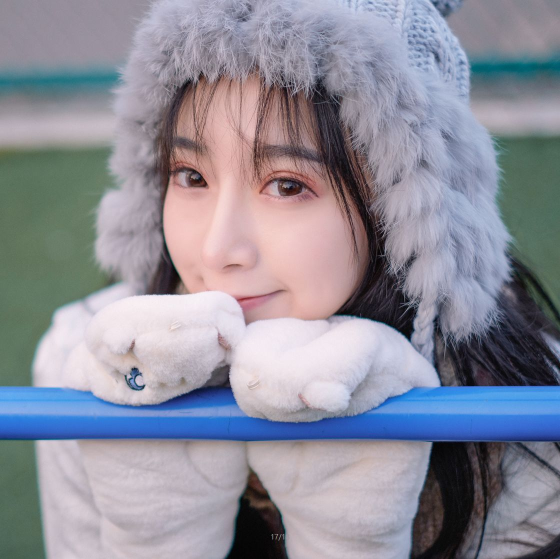
//> input picture opencvtest/girl.jpg, 1120 x 1118 px (shown at 1/2 size)
$ ./main   (built with g++ and OpenCV 4)
//> lines starting //> are read from the running program, lines starting //| are printed output that depends on the picture; after the words box and inside, x2 and y2 are one past the last pixel; in counts of white or black regions, pixels touching at a corner belong together
#include<iostream>
#include<opencv2/opencv.hpp>
using namespace std;
using namespace cv;
Mat laplans(Mat src);
int main(void) {
	Mat src, dst;
	const char input[] = "Input image";
	const char output[] = "Output image";
	src = imread("..\\girl.jpg");
//> src is the input picture: 1118 rows x 1120 cols, CV_8UC3; mean B, G, R 154.1, 141.6, 141.7
	//src = imread("..\\100.jpg");
	if (src.empty()) {
		cout << "Loading image failed!" << endl;
		waitKey(0);
		return -1;
	}
	pyrDown(src, src, Size(src.cols / 2, src.rows / 2));
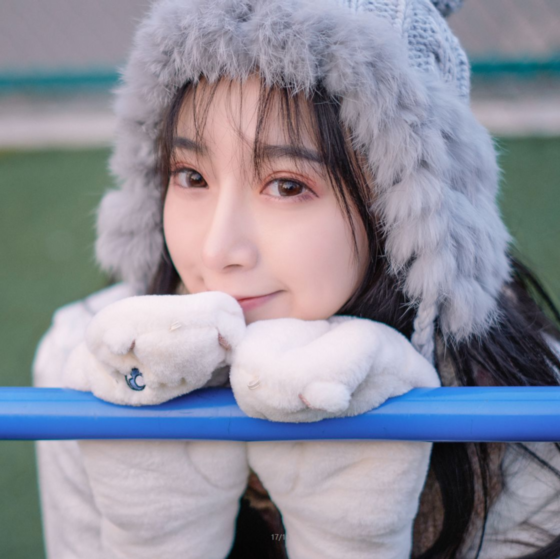
//> src: 559 rows x 560 cols, CV_8UC3; mean B, G, R 154.1, 141.7, 141.7
	namedWindow(input, WINDOW_AUTOSIZE);
	namedWindow(output, WINDOW_AUTOSIZE);
	dst = laplans(src);
	imshow(input, src);
	imshow(output, dst);
	waitKey(0);
	return 0;
}
Mat laplans(Mat src) {
	Mat dst_gray,dst;
	GaussianBlur(src, dst_gray, Size(3, 3), 0, 0);
	cvtColor(dst_gray, dst_gray, COLOR_BGR2GRAY);
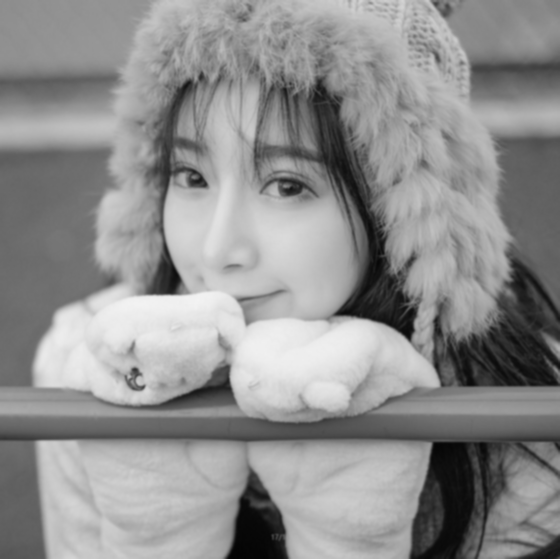
//> dst_gray: 559 rows x 560 cols, CV_8UC1; min 4, max 243, mean 143.1
	Laplacian(dst_gray, dst, CV_16S, 5);
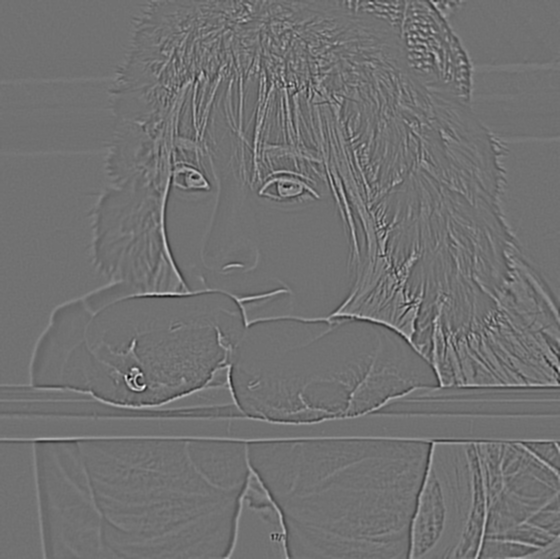
//> dst: 559 rows x 560 cols, CV_16SC1; min -2276, max 2828, mean 0; drawn with min black and max white
	convertScaleAbs(dst, dst);
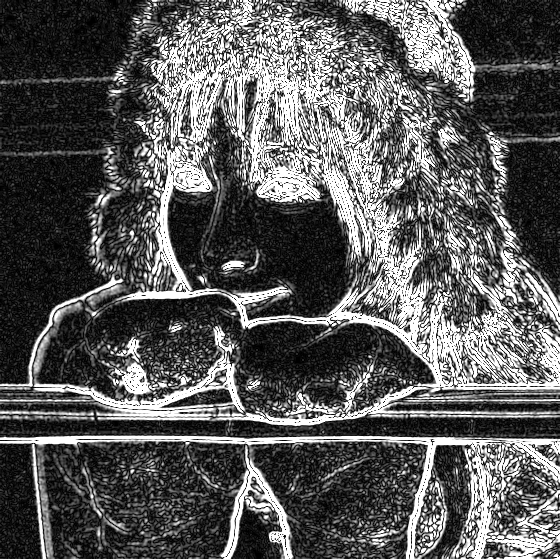
//> dst: 559 rows x 560 cols, CV_8UC1; min 0, max 255, mean 89.3
	threshold(dst, dst, 0, 255, THRESH_OTSU | THRESH_BINARY);
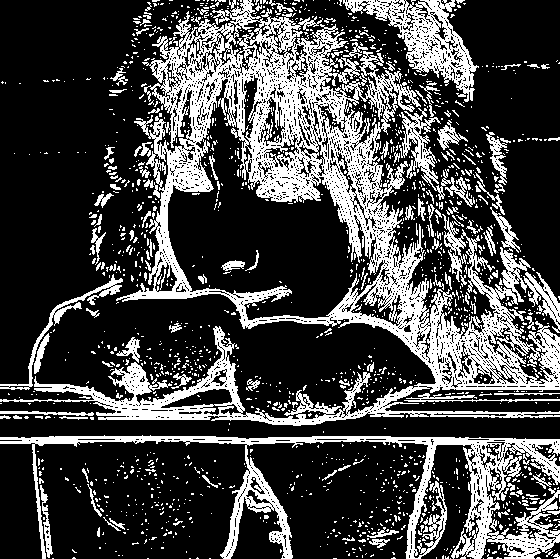
//> dst: 559 rows x 560 cols, CV_8UC1; 27.4% white; 1619 white regions (1476 under 20 px), largest, box (x1, y1, x2, y2) and area: (0, 0, 560, 426) 51429, (0, 435, 560, 559) 12686, (343, 0, 479, 102) 4256
	//adaptiveThreshold(dst, dst, 255, ADAPTIVE_THRESH_GAUSSIAN_C, THRESH_BINARY, 3,0);
	return dst;
}

$ run again, with opencvtest/100.jpg copied over opencvtest/girl.jpg
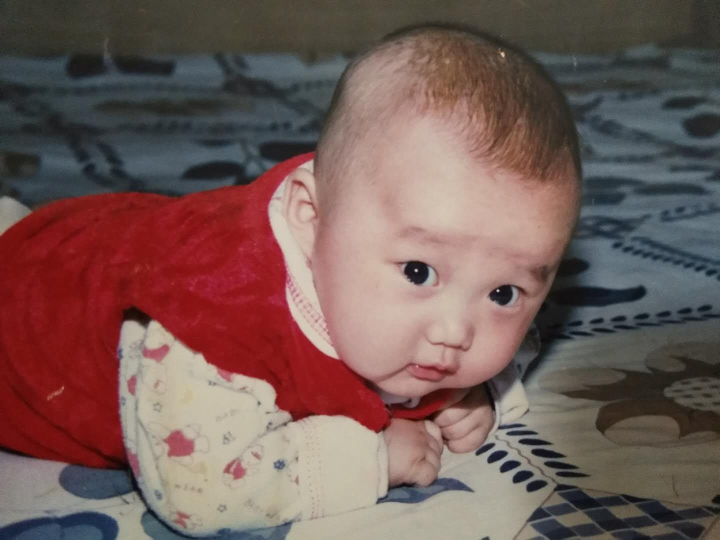
//> input picture opencvtest/100.jpg, 1440 x 1080 px (shown at 1/2 size)
//> src is the input picture: 1080 rows x 1440 cols, CV_8UC3; mean B, G, R 86.2, 90.5, 115.8
//> src: 540 rows x 720 cols, CV_8UC3
//> in laplans, `cvtColor(dst_gray, dst_gray, COLOR_BGR2GRAY);`:
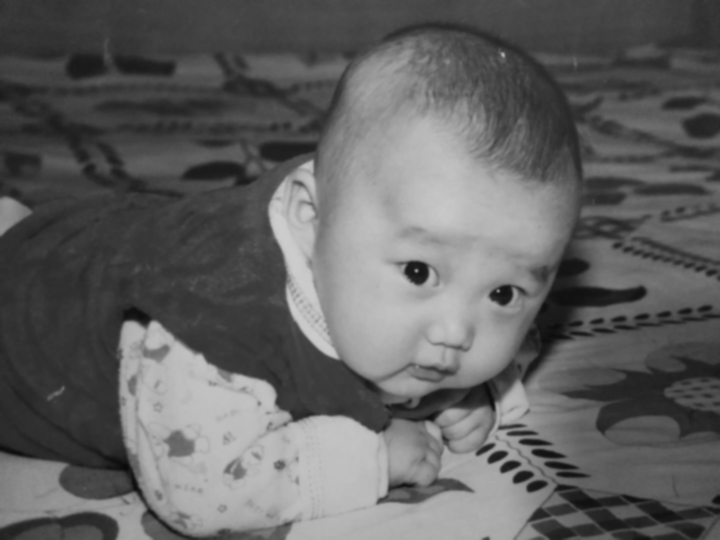
//> dst_gray: 540 rows x 720 cols, CV_8UC1; min 10, max 205, mean 97.6
//> in laplans, `threshold(dst, dst, 0, 255, THRESH_OTSU | THRESH_BINARY);`:
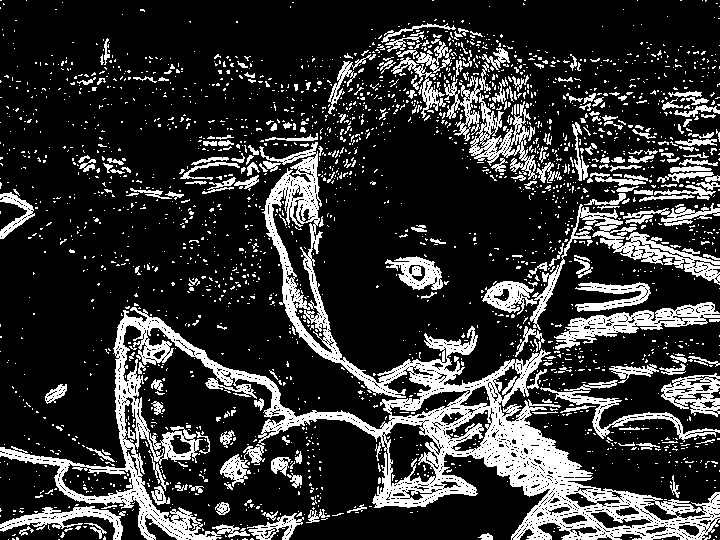
//> dst: 540 rows x 720 cols, CV_8UC1; 20.4% white; 2417 white regions (2188 under 20 px), largest, box (x1, y1, x2, y2) and area: (0, 142, 720, 540) 35906, (530, 204, 720, 330) 3295, (554, 302, 720, 350) 2643

$ run again, with opencvtest/Back_hand0.jpg copied over opencvtest/girl.jpg
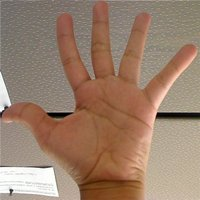
//> input picture opencvtest/Back_hand0.jpg, 200 x 200 px
//> src is the input picture: 200 rows x 200 cols, CV_8UC3; mean B, G, R 107.8, 127.1, 154.3
//> src: 100 rows x 100 cols, CV_8UC3
//> in laplans, `cvtColor(dst_gray, dst_gray, COLOR_BGR2GRAY);`:
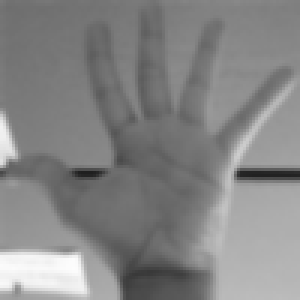
//> dst_gray: 100 rows x 100 cols, CV_8UC1 (shown 3 times larger); min 31, max 253, mean 133
//> in laplans, `threshold(dst, dst, 0, 255, THRESH_OTSU | THRESH_BINARY);`:
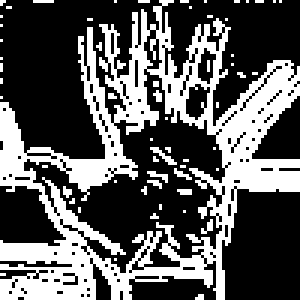
//> dst: 100 rows x 100 cols, CV_8UC1 (shown 3 times larger); 35.4% white; 60 white regions (59 under 20 px), largest, box (x1, y1, x2, y2) and area: (0, 0, 100, 100) 3344

$ run again, with opencvtest/Back_hand2.jpg copied over opencvtest/girl.jpg
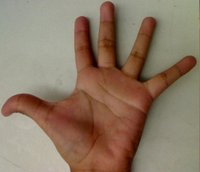
//> input picture opencvtest/Back_hand2.jpg, 200 x 172 px
//> src is the input picture: 172 rows x 200 cols, CV_8UC3; mean B, G, R 101.1, 120.5, 140.6
//> src: 86 rows x 100 cols, CV_8UC3
//> in laplans, `cvtColor(dst_gray, dst_gray, COLOR_BGR2GRAY);`:
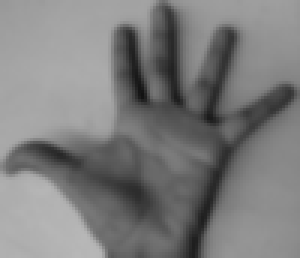
//> dst_gray: 86 rows x 100 cols, CV_8UC1 (shown 3 times larger); min 18, max 183, mean 124.5
//> in laplans, `threshold(dst, dst, 0, 255, THRESH_OTSU | THRESH_BINARY);`:
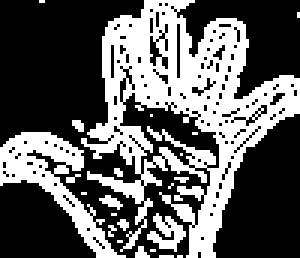
//> dst: 86 rows x 100 cols, CV_8UC1 (shown 3 times larger); 37.1% white; 23 white regions (19 under 20 px), largest, box (x1, y1, x2, y2) and area: (27, 0, 100, 86) 2477, (0, 44, 42, 86) 525, (49, 71, 62, 84) 83, (33, 65, 41, 70) 20
